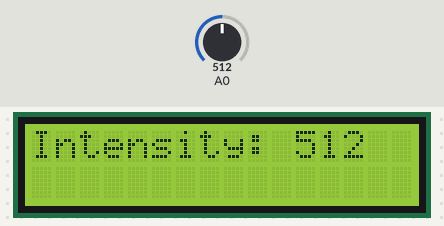
Simulated run of this sketch. Board: Arduino Uno, built with avr-gcc and run on an emulated ATmega328P. On the bench: 16×2 character LCD. The inputs (shaded band) are chosen by the test bench; at power-on: A0 = 512. What the sketch prints to the serial monitor is not drawn.

Above: at 1.8 s.
1.9 s: A0 set to 716
At 3.2 s:
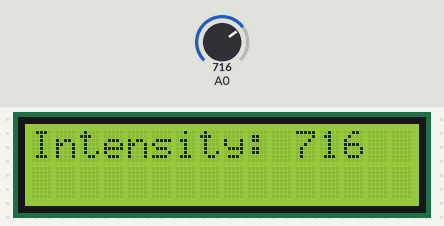
3.5 s: A0 set to 900
At 5.2 s:
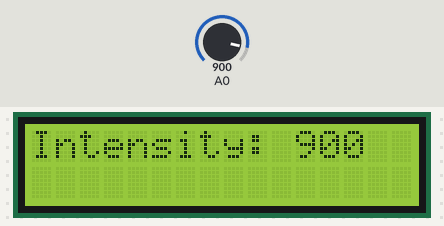
5.5 s: A0 set to 1023
At 7.5 s:
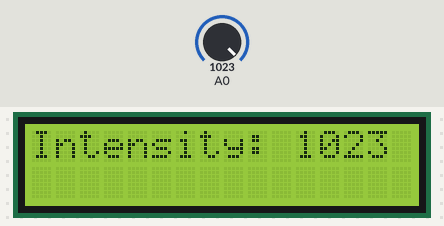
Timing chart, 0 to 9.0 s (numbered marks = the images above; inputs shaded):
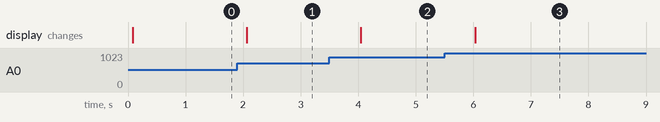

Measured:
- after the input at 1.9 s, the display: changes after 0.17 s (image 1)
- after the input at 3.5 s, the display: changes after 0.55 s (image 2)
- after the input at 5.5 s, the display: changes after 0.53 s (image 3)

The sketch:

FreeRTOS_queues.ino
```cpp
#include <Arduino_FreeRTOS.h>
#include <queue.h>
#include <LiquidCrystal_I2C.h>
#include <Wire.h>
QueueHandle_t queue_1;

LiquidCrystal_I2C lcd(0x27,  16, 2);

void setup() {
  Serial.begin(9600);

  lcd.init();
  lcd.clear();
  lcd.backlight();
  pinMode(A0, INPUT);

  queue_1 = xQueueCreate(5, sizeof(int));
  if (queue_1 == NULL) {
    Serial.println("Queue can not be created");
  }
  xTaskCreate(TaskDisplay, "Display_task", 128, NULL, 1, NULL);
  xTaskCreate(TaskLDR, "LDR_task", 128, NULL, 1, NULL);
  vTaskStartScheduler();
}

void TaskDisplay(void * pvParameters) {
  int intensity = 0;
  while(1) {
    Serial.println("TaskDisplay");
      if (xQueueReceive(queue_1, &intensity, portMAX_DELAY) == pdPASS) {
      lcd.clear();
      lcd.setCursor(0, 0);
      lcd.print("Intensity:");
      lcd.setCursor(11, 0);
      lcd.print(intensity);
    }
  }
}

void TaskLDR(void * pvParameters) {
  int current_intensity;
  while(1) {
    Serial.println("TaskLDR");
    current_intensity = analogRead(A0);
    Serial.println(current_intensity);
    xQueueSend(queue_1, &current_intensity, portMAX_DELAY);
    vTaskDelay( 1000 / portTICK_PERIOD_MS );
  }
}

void loop(){
}
```
